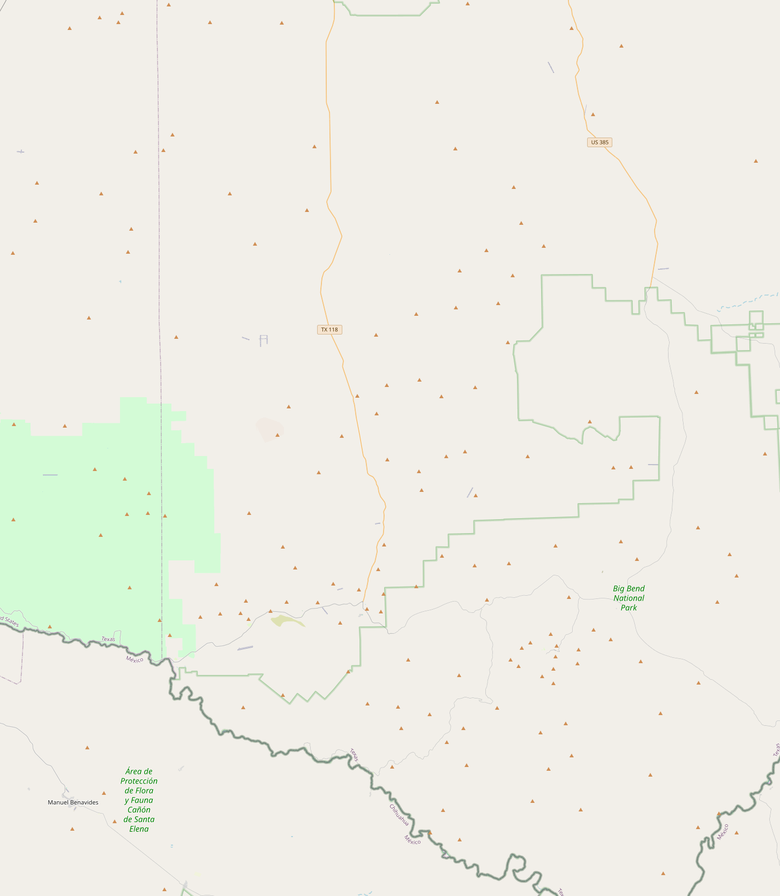
#> input picture N29W104.png, 780 x 896 px, shrunk from 1456 x 1674 before the run; its folder holds 4 pictures in this run
$ python combine_auto.py
#> lines starting #> are read from the running program, lines starting #| are printed output that depends on the picture
import os
import re
from PIL import Image
from collections import defaultdict

def parse_filename(filename):
    """Extract direction and value from filename (e.g. N09E092.png -> ('N', 9, 'E', 92))"""
    match = re.match(r'^([NS])(\d+)([EW])(\d+)\.png$', filename, re.IGNORECASE)
    if not match:
        return None
    lat_dir, lat_val, lon_dir, lon_val = match.groups()
    return lat_dir.upper(), int(lat_val), lon_dir.upper(), int(lon_val)

# Scan directory for PNG files only
files = [f for f in os.listdir() if f.lower().endswith('.png')]
if not files:
    print("No PNG files found in directory!")
    exit()

# Parse all coordinates
coordinates = []
valid_files = []
print("Found PNG files:")
for f in sorted(files):
    parsed = parse_filename(f)
    if not parsed:
        print(f"  Skipping invalid filename: {f}")
        continue
    coordinates.append(parsed)
    valid_files.append(f)
    print(f"  {f}")

# Determine min/max values for each direction
lat_values = {'N': [], 'S': []}
lon_values = {'E': [], 'W': []}

for lat_dir, lat_val, lon_dir, lon_val in coordinates:
    lat_values[lat_dir].append(lat_val)
    lon_values[lon_dir].append(lon_val)

# Create complete ranges (including missing numbers)
def create_range(values, reverse=False):
    if not values:
        return []
    min_val = min(values)
    max_val = max(values)
    return list(range(max_val, min_val - 1, -1)) if reverse else list(range(min_val, max_val + 1))

north_lats = create_range(lat_values['N'], reverse=True)  # North at top
south_lats = create_range(lat_values['S'])  # South at bottom
east_lons = create_range(lon_values['E'])  # East at right
west_lons = create_range(lon_values['W'], reverse=True)  # West at left

# Combine all coordinates in proper order
all_lats = [(lat, 'N') for lat in north_lats] + [(lat, 'S') for lat in south_lats]
all_lons = [(lon, 'W') for lon in west_lons] + [(lon, 'E') for lon in east_lons]

# Get all image sizes
image_sizes = {}
for f, coord in zip(valid_files, coordinates):
    try:
        with Image.open(f) as img:
#> img is the input picture: PIL image 780x896 RGBA; mean R, G, B, A 238.9, 238.7, 230.4, 255
            image_sizes[coord] = img.size
            print(f"  Loaded {f} ({img.size[0]}x{img.size[1]})")
#|   Loaded N29W104.png (780x896)
    except Exception as e:
        print(f"Error reading {f}: {str(e)}")
        continue
#> pass 2 of the loop `for f, coord in zip(valid_files, coordinates):`:
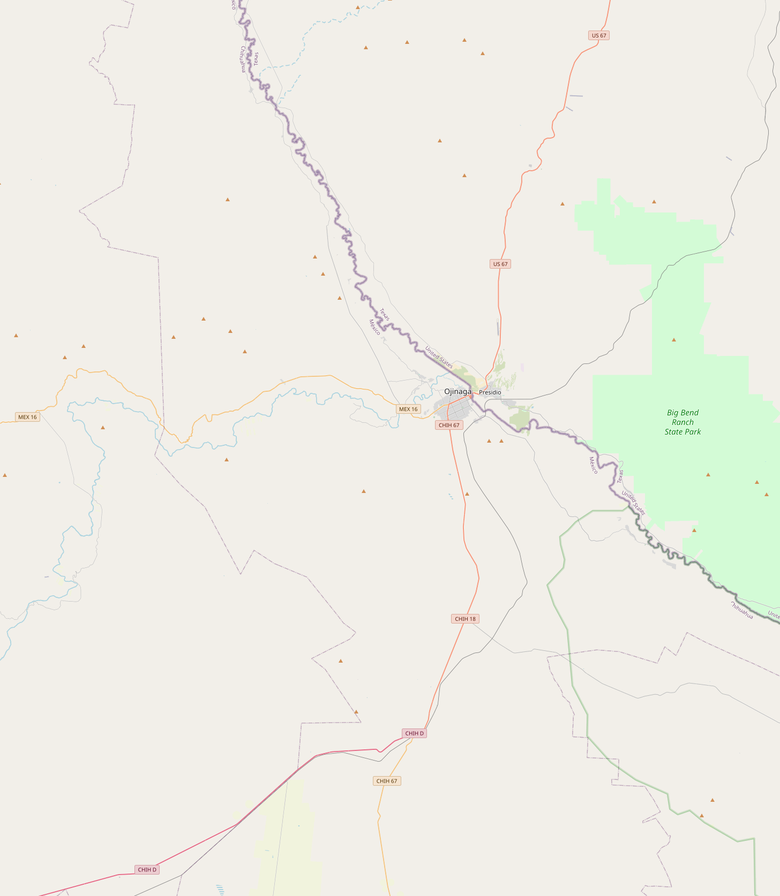
#> input picture N29W105.png, 780 x 896 px, shrunk from 1456 x 1674 before the run
#> img is the input picture: PIL image 780x896 RGBA; mean R, G, B, A 239, 238.5, 230.5, 255
#|   Loaded N29W105.png (780x896)

# Determine row heights and column widths
row_heights = {}
for lat, lat_dir in all_lats:
    row_heights[(lat, lat_dir)] = max(
        image_sizes.get((lat_dir, lat, lon_dir, lon), (0, 0))[1]
        for lon, lon_dir in all_lons
    )
#> after the loop, row_heights = {(30, 'N'): 905, (29, 'N'): 896}

col_widths = {}
for lon, lon_dir in all_lons:
    col_widths[(lon, lon_dir)] = max(
        image_sizes.get((lat_dir, lat, lon_dir, lon), (0, 0))[0]
        for lat, lat_dir in all_lats
    )
#> after the loop, col_widths = {(105, 'W'): 780, (104, 'W'): 780}

# Calculate total image size
total_width = sum(col_widths.values())
#> total_width = 1560
total_height = sum(row_heights.values())
#> total_height = 1801

# Create output image
output = Image.new('RGB', (total_width, total_height), (255, 255, 255))
#> output: PIL image 1560x1801 RGB; every value is 255

# Paste images in correct positions
current_y = 0
for lat, lat_dir in all_lats:
    row_height = row_heights[(lat, lat_dir)]
#> row_height = 905
    current_x = 0
    for lon, lon_dir in all_lons:
        col_width = col_widths[(lon, lon_dir)]
#> col_width = 780
        filename = f"{lat_dir}{lat:02d}{lon_dir}{lon:03d}.png"

        if os.path.exists(filename):
            try:
                with Image.open(filename) as img:
                    # Center image in its cell
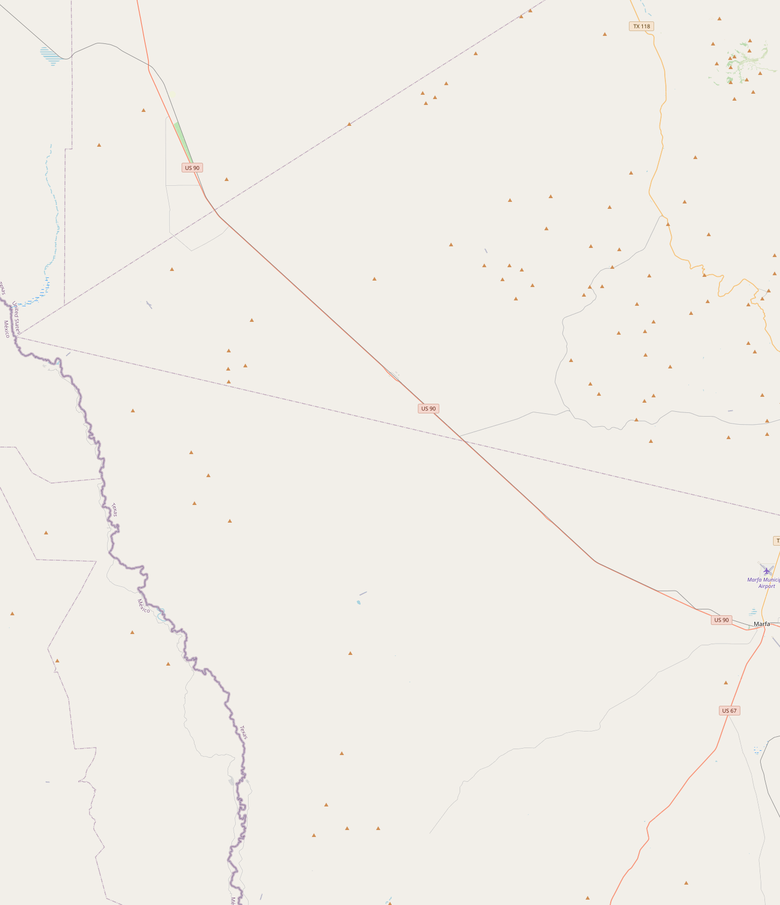
#> input picture N30W105.png, 780 x 905 px, shrunk from 1456 x 1690 before the run
#> img is the input picture: PIL image 780x905 RGBA; mean R, G, B, A 241.4, 238, 232.1, 255
                    x_offset = (col_width - img.width) // 2
#> x_offset = 0
                    y_offset = (row_height - img.height) // 2
#> y_offset = 0
                    output.paste(img, (current_x + x_offset, current_y + y_offset))
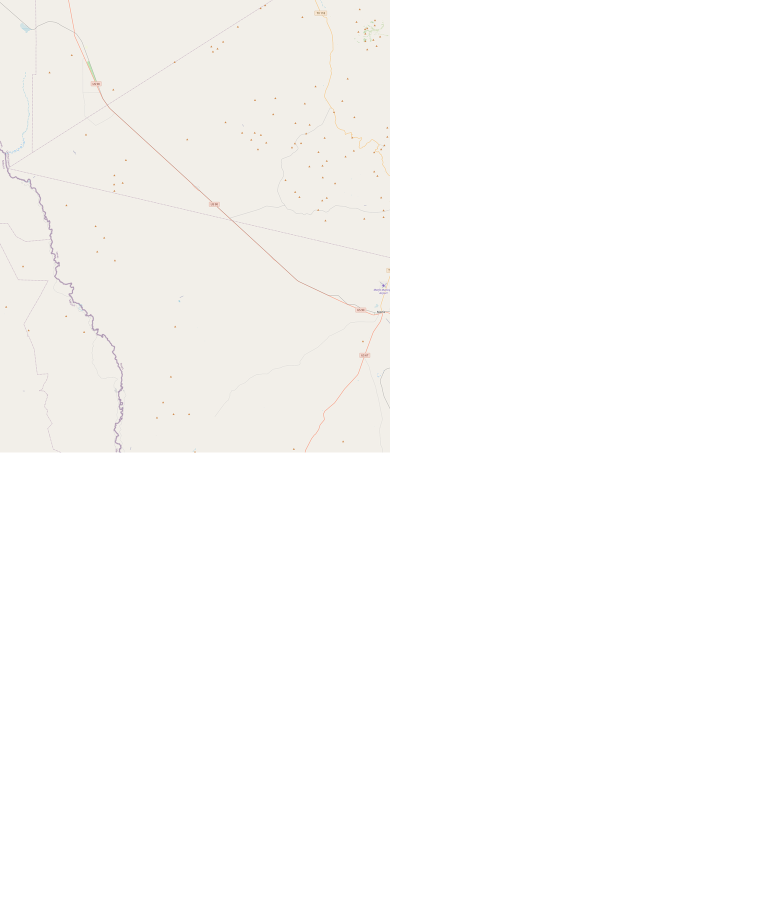
#> output: PIL image 1560x1801 RGB (shown at 1/2 size); mean R, G, B 251.6, 250.7, 249.2
                    print(f"  Placed {filename} at ({current_x + x_offset}, {current_y + y_offset})")
#|   Placed N30W105.png at (0, 0)
            except Exception as e:
                print(f"Error pasting {filename}: {str(e)}")
                blank = Image.new('RGB', (col_width, row_height), (200, 200, 200))
                output.paste(blank, (current_x, current_y))
        else:
            # Create blank cell
            blank = Image.new('RGB', (col_width, row_height), (200, 200, 200))
            output.paste(blank, (current_x, current_y))
            print(f"  Missing {filename}, created placeholder")

        current_x += col_width
#> current_x = 780
    current_y += row_height
#> current_y = 905
#> pass 2 of the loop `for lat, lat_dir in all_lats:`:
#> row_height = 896
#> `output.paste(img, (current_x + x_offset, current_y + y_offset))`:
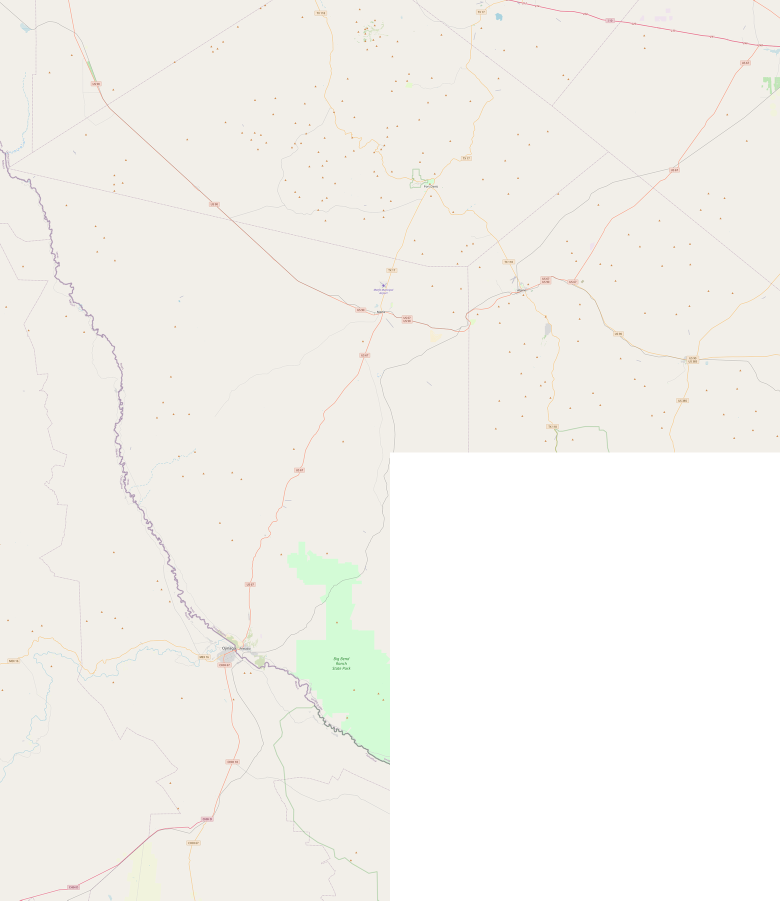
#> output: PIL image 1560x1801 RGB (shown at 1/2 size); mean R, G, B 244.2, 242.4, 237.3
#|   Placed N29W105.png at (0, 905)
#> current_y = 1801

# Save output as PNG
output.save('combined_grid.png')
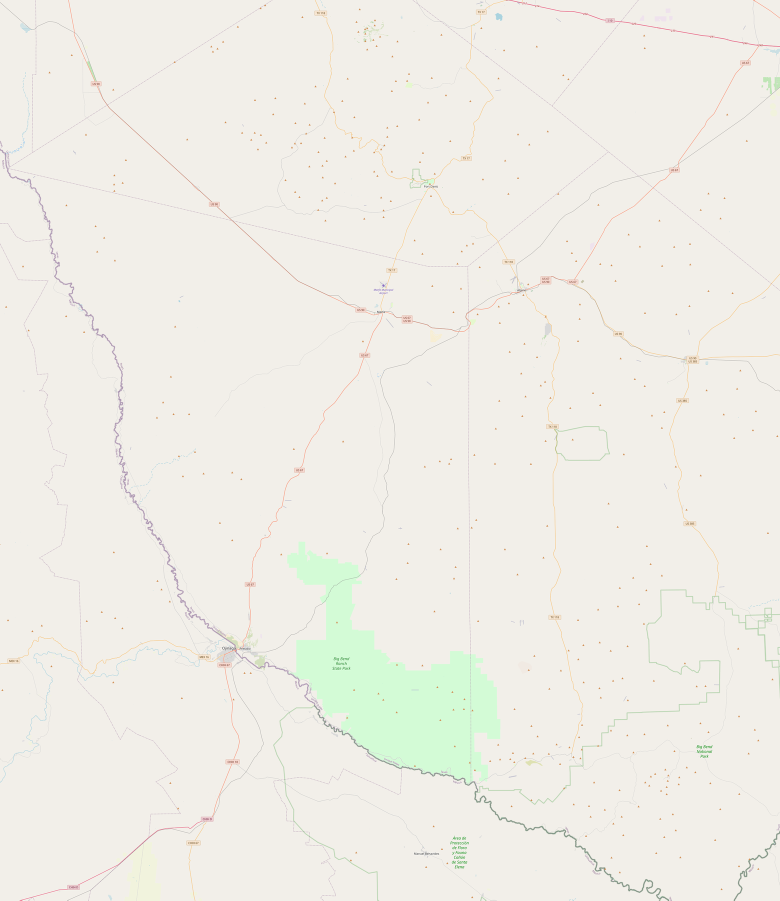
#> saved as combined_grid.png: PIL image 1560x1801 RGB (shown at 1/2 size); mean R, G, B 240.2, 238.3, 231.1
print(f"\nSuccessfully created combined_grid.png ({total_width}x{total_height})")
#| Successfully created combined_grid.png (1560x1801)
print(f"Grid layout: {len(all_lats)} rows x {len(all_lons)} columns")

# Print missing files
missing_files = [
    f"{lat_dir}{lat:02d}{lon_dir}{lon:03d}.png"
    for lat, lat_dir in all_lats
    for lon, lon_dir in all_lons
    if not os.path.exists(f"{lat_dir}{lat:02d}{lon_dir}{lon:03d}.png")
]

if missing_files:
    print("\nMissing PNG files in grid:")
    for f in sorted(missing_files)[:20]:  # Show first 20 missing files
        print(f"  {f}")
    if len(missing_files) > 20:
        print(f"  ...and {len(missing_files)-20} more")
else:
    print("\nAll grid positions filled with PNG files!")
